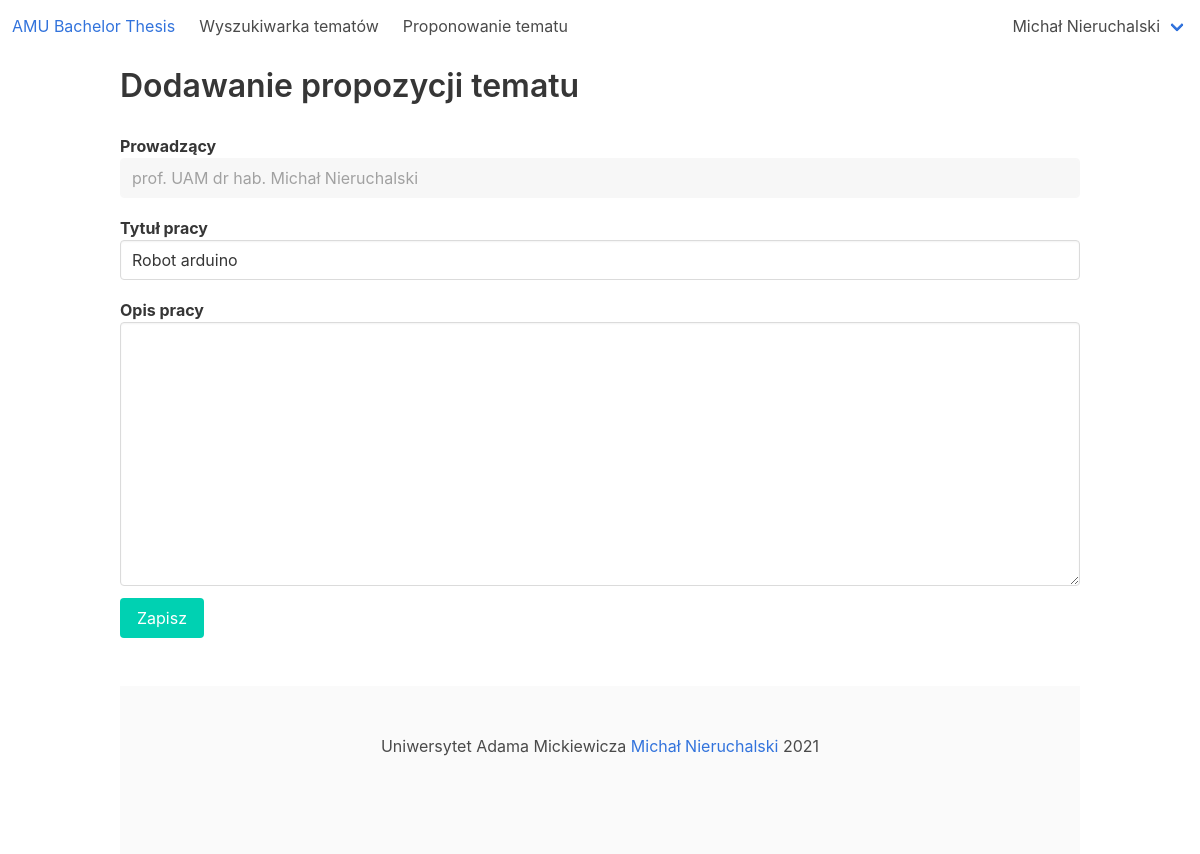
The page /amu_bachelor_thesis/thesis_proposition/1/edit (signed in) on the database as committed earlier.
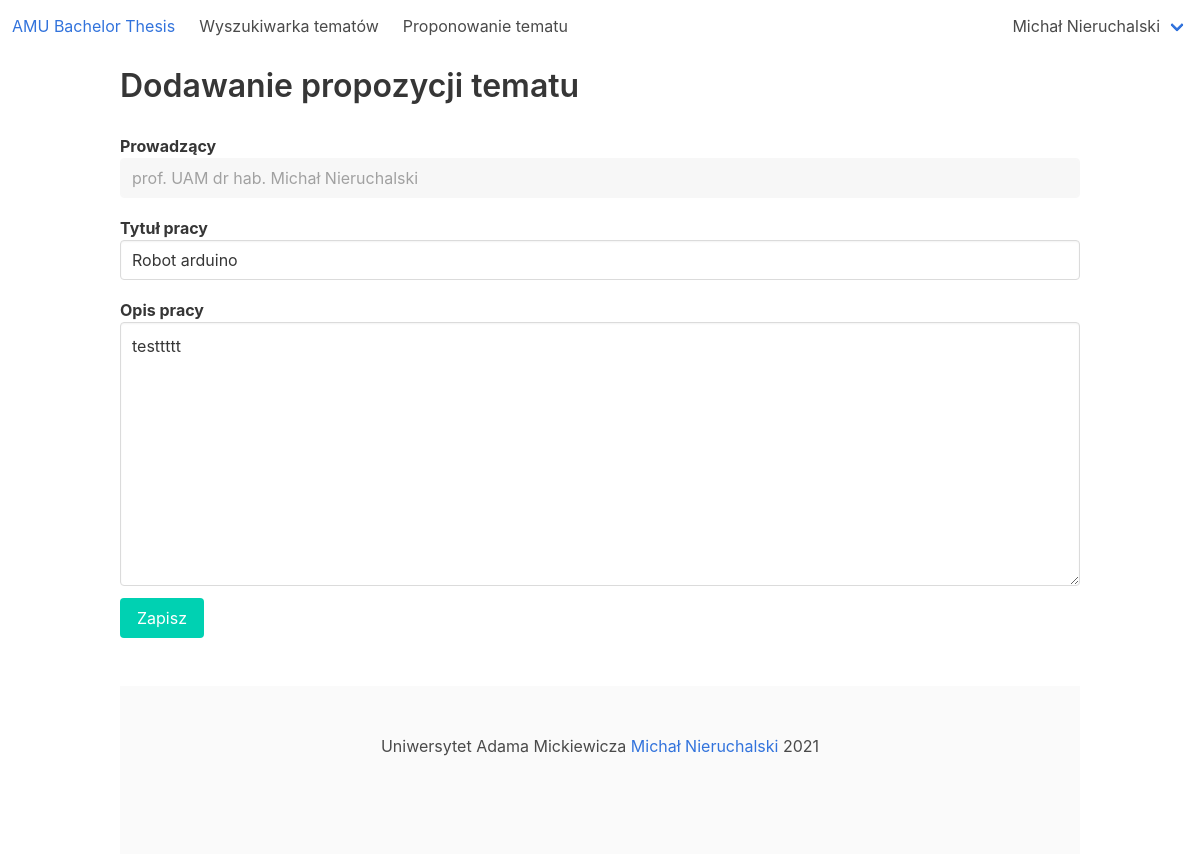
The same page on the database as committed later.
### amu_bachelor_thesis_app/models.py (models this page shows, shortened)
class ThesisProposition(models.Model):
    title = models.CharField(max_length=255, blank=False, null=False)
    description = models.CharField(max_length=4000, blank=True, null=True)
    created_at = models.DateTimeField(null=False)
    edited_at = models.DateTimeField(null=True)
    lecturer = models.ForeignKey(Lecturer, on_delete=models.CASCADE, null=False)
    student = models.ForeignKey(Student, on_delete=models.CASCADE, null=False)
    is_active = models.BooleanField(null=False)

class Lecturer(models.Model):
    first_name = models.CharField(max_length=180, blank=False, null=False)
    last_name = models.CharField(max_length=180, blank=False, null=False)
    degree = models.CharField(max_length=180, blank=True, null=True)
    interests = models.CharField(max_length=2000, blank=True, null=True)
    description = models.CharField(max_length=4000, blank=True, null=True)
    user = models.OneToOneField(User, on_delete=models.CASCADE, primary_key=True)
    @property
    def name_with_degree(self):
        return self.degree + ' ' + self.first_name + ' ' + self.last_name

### amu_bachelor_thesis_app/views/thesis_propositions_views.py (the view, shortened to what this page needs)
# urls.py: path('thesis_proposition/<int:thesis_proposition_id>/edit', thesis_propositions_views.edit_thesis_proposition, name='edit_thesis_proposition'),
@login_required
@user_passes_test(lambda user: user.is_student())
def edit_thesis_proposition(request, thesis_proposition_id):
    thesis_proposition = get_object_or_404(ThesisProposition, pk=thesis_proposition_id)
    if thesis_proposition.student != request.user.student:
        return HttpResponse('Permission denied', 403)
    if request.method == 'GET':
        lecturers = Lecturer.objects.all()
        return render(request,
                      'amu_bachelor_thesis_app/thesis_proposition/edit_thesis_proposition.html',
                      {'lecturers': lecturers, 'thesis_proposition': thesis_proposition})
    else:
        return HttpResponse('Method not allowed', status=405)

### amu_bachelor_thesis_app/models.py (called while the page is built)
    def __str__(self):
        if self.role == User.STUDENT:
            return str(self.student)
        if self.role == User.LECTURER:
            return str(self.lecturer)
        return self.email

    def is_student(self):
        return self.role == User.STUDENT

    def is_lecturer(self):
        return self.role == User.LECTURER

    @property
    def is_superuser(self):
        return self.role == self.SUPERUSER

    def __str__(self):
        return self.first_name + ' ' + self.last_name

### amu_bachelor_thesis_app/templatetags/helpers.py (called while the page is built)
@register.simple_tag
def get_number_of_notifications(user):
    return user.notification_set.count()

@register.simple_tag
def has_notifications(user):
    return user.notification_set.filter(is_seen=False).count() == 0

### amu_bachelor_thesis_app/templates/amu_bachelor_thesis_app/thesis_proposition/edit_thesis_proposition.html (shortened to what this page needs)
{% extends 'amu_bachelor_thesis_app/base.html' %}
{% load lecturer %}
{% block content %}
    <h2 class="title">Dodawanie propozycji tematu</h2>
    <form method="post">
        <div class="field is-vertical">
            <div class="field-label is-normal has-text-left">
                <label class="label" for="thesis_proposition_lecturer_id">Prowadzący</label>
            </div>
            <div class="field-body">
                <div class="field">
                    <p class="control">
                        <select class="input" name="thesis_proposition_lecturer_id" id="thesis_title" disabled>
                            {% for lecturer in lecturers %}
                                <option {% if lecturer.user_id == thesis_proposition.lecturer_id %}selected{% endif %}
                                        value="{{ lecturer.user_id }}">{{ lecturer.name_with_degree }}</option>
                            {% endfor %}
                        </select>
                    </p>
                </div>
            </div>
        </div>
        <div class="field is-vertical">
            <div class="field-label is-normal has-text-left">
                <label class="label" for="thesis_proposition_title">Tytuł pracy</label>
            </div>
            <div class="field-body">
                <div class="field">
                    <p class="control">
                        <input type="text" class="input" name="thesis_proposition_title" id="thesis_proposition_title" required value="{{ thesis_proposition.title }}"/>
                    </p>
                </div>
            </div>
        </div>
        <div class="field is-vertical">
            <div class="field-label is-normal has-text-left">
                <label class="label" for="thesis_proposition_description">Opis pracy</label>
            </div>
            <div class="field-body">
                <div class="field">
                    <p class="control">
                        <textarea class="textarea" name="thesis_proposition_description" id="thesis_proposition_description" rows="10">{% if thesis_proposition.description %}{{ thesis_proposition.description }}{% endif %}</textarea>
                    </p>
                </div>
            </div>
        </div>
        <button class="button is-primary" type="submit">
            Zapisz
        </button>
    </form>
{% endblock %}

Rows that differ between the two databases and show on the page:
changed ThesisProposition "Robot arduino": thesis_proposition_description (not shown) → "testtttt"
